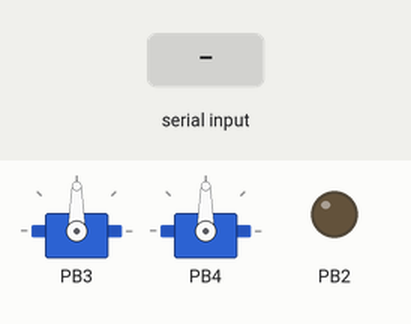
Bench run of a sketch on a simulated ATtiny85, built for the host (arithmetic inside an expression is 32-bit, double 64-bit). On the bench: 2 × servo, output pins drawn as LEDs (lit = HIGH). The inputs (shaded band) are chosen by the test bench.

Above: at 1.8 s.
1.9 s: "S" received over Serial
At 2.9 s:
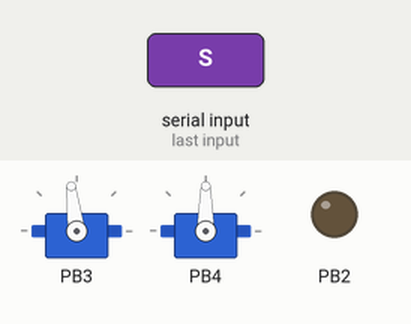
3.4 s: "E" received over Serial
At 4.1 s:
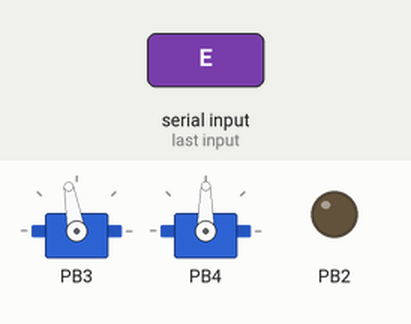
4.9 s: "0" received over Serial
At 5.2 s:
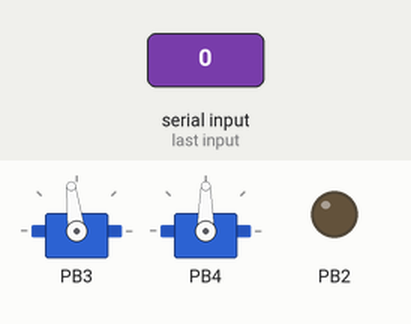
Timing chart, 0 to 7.9 s (numbered marks = the images above; inputs shaded):
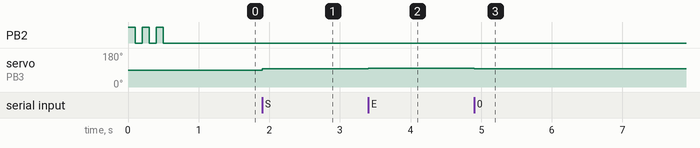

Measured:
- after the input at 1.9 s, servo on PB3: 90° → 97° at once
- after the input at 3.4 s, servo on PB3: 97° → 100° at once
- after the input at 4.9 s, servo on PB3: 100° → 97° at once

The sketch:

rx-3ch-0.1-x85.ino
```cpp
//----------------------------------------------------------------------------------------------
// RX part for rc car with authomatic stop lights (ATtiny85 based)
// cmd package format:
//    first byte:  0-99 steering level
//    second byte: 100-199 engine level
//----------------------------------------------------------------------------------------------
// SETTINGS
#define STEERING_MIN 30   // 0..90, 90 - center
#define STEERING_MAX 150  // 90..180, 90 - center
#define IS_REVERSE_STEERING false
#define IS_REVERSE_ENGINE false
#define STEERING_SMOOTH 5 // 1..n, n - more smooth
#define ENGINE_SMOOTH 10   // 1..n, n - more smooth


#include <SoftwareServo.h>


#define LIGHT_PIN PIN_PB2
#define STEERING_PIN PIN_PB3
#define ENGINE_PIN PIN_PB4


SoftwareServo steeringServo;
SoftwareServo engineServo;
byte steeringCmd = 50;
byte engineCmd = 50;
byte lightCmd = 0;


void setup() {
  Serial.begin(9600);
  pinMode(LIGHT_PIN, OUTPUT);
  steeringServo.attach(STEERING_PIN);
  engineServo.attach(ENGINE_PIN);
  imAlive();
}


void loop() {
  if (Serial.available() > 0) {
    byte incomingByte = Serial.read();
    //Serial.println(incomingByte);
    if (incomingByte >= 0 && incomingByte <= 99) {           // steering
      steeringCmd = steeringCmd + ((incomingByte - steeringCmd) / STEERING_SMOOTH); //incomingByte;
    }
    else if (incomingByte >= 100 && incomingByte <= 199) {   // engine
      engineCmd = engineCmd + (((incomingByte - 100) - engineCmd) / ENGINE_SMOOTH); //incomingByte - 100;
    }
    else if (incomingByte >= 210 && incomingByte <= 211) {   // light
      lightCmd = incomingByte - 210;
    }
    updateServo("S", (IS_REVERSE_STEERING ? map(steeringCmd, 0, 99, STEERING_MAX, STEERING_MIN) : map(steeringCmd, 0, 99, STEERING_MIN, STEERING_MAX)));
    updateServo("E", (IS_REVERSE_ENGINE ? map(engineCmd, 0, 99, 180, 0) : map(engineCmd, 0, 99, 0, 180)));
    updateLight(lightCmd);
    //Serial.print(steeringCmd); Serial.print(" | "); Serial.println(engineCmd); Serial.print(" | "); Serial.println(lightCmd);
  }
}


void updateServo(String type, int value) {
  if (type == "S") {
    steeringServo.write(value);
    steeringServo.refresh();
  } else if (type == "E") {
    engineServo.write(value);
    engineServo.refresh();
  }
}


void updateLight(byte lightValue) {
  if (lightValue == 1) {
    digitalWrite(LIGHT_PIN, HIGH);
  } else {
    digitalWrite(LIGHT_PIN, LOW);
  }
}


void imAlive() {
  for (byte i = 0; i < 3; i++) {
    digitalWrite(LIGHT_PIN, HIGH);
    delay(100);
    digitalWrite(LIGHT_PIN, LOW);
    delay(100);
  }
}
```
